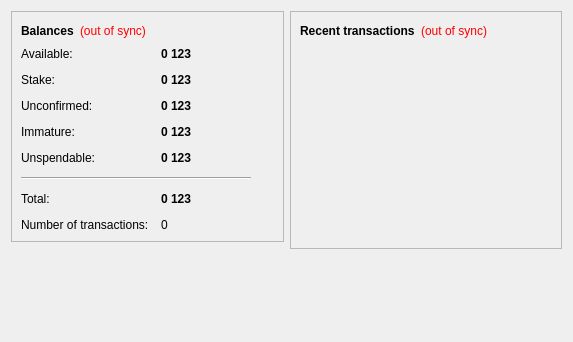
<?xml version="1.0" encoding="UTF-8"?>
<ui version="4.0">
 <class>OverviewPage</class>
 <widget class="QWidget" name="OverviewPage">
  <property name="geometry">
   <rect>
    <x>0</x>
    <y>0</y>
    <width>573</width>
    <height>342</height>
   </rect>
  </property>
  <property name="windowTitle">
   <string>Form</string>
  </property>
  <layout class="QHBoxLayout" name="horizontalLayout" stretch="1,1">
   <item>
    <layout class="QVBoxLayout" name="verticalLayout_2">
     <item>
      <widget class="QFrame" name="frame">
       <property name="frameShape">
        <enum>QFrame::StyledPanel</enum>
       </property>
       <property name="frameShadow">
        <enum>QFrame::Raised</enum>
       </property>
       <layout class="QVBoxLayout" name="verticalLayout_4">
        <item>
         <layout class="QHBoxLayout" name="horizontalLayout_4">
          <item>
           <widget class="QLabel" name="label_5">
            <property name="font">
             <font>
              <weight>75</weight>
              <bold>true</bold>
             </font>
            </property>
            <property name="text">
             <string>Balances</string>
            </property>
           </widget>
          </item>
          <item>
           <widget class="QLabel" name="labelWalletStatus">
            <property name="toolTip">
             <string>The displayed information may be out of date. Your wallet automatically synchronizes with the Movies123 network after a connection is established, but this process has not completed yet.</string>
            </property>
            <property name="styleSheet">
             <string notr="true">QLabel { color: red; }</string>
            </property>
            <property name="text">
             <string notr="true">(out of sync)</string>
            </property>
            <property name="alignment">
             <set>Qt::AlignLeading|Qt::AlignLeft|Qt::AlignVCenter</set>
            </property>
           </widget>
          </item>
          <item>
           <spacer name="horizontalSpacer_2">
            <property name="orientation">
             <enum>Qt::Horizontal</enum>
            </property>
            <property name="sizeHint" stdset="0">
             <size>
              <width>40</width>
              <height>20</height>
             </size>
            </property>
           </spacer>
          </item>
         </layout>
        </item>
        <item>
         <layout class="QFormLayout" name="formLayout_2">
          <property name="fieldGrowthPolicy">
           <enum>QFormLayout::AllNonFixedFieldsGrow</enum>
          </property>
          <property name="horizontalSpacing">
           <number>12</number>
          </property>
          <property name="verticalSpacing">
           <number>12</number>
          </property>
          <item row="0" column="0">
           <widget class="QLabel" name="labelAvailableText">
            <property name="toolTip">
             <string>Your current available balance</string>
            </property>
            <property name="text">
             <string>Available:</string>
            </property>
           </widget>
          </item>
          <item row="0" column="1">
           <widget class="QLabel" name="labelAvailable">
            <property name="font">
             <font>
              <weight>75</weight>
              <bold>true</bold>
             </font>
            </property>
            <property name="cursor">
             <cursorShape>IBeamCursor</cursorShape>
            </property>
            <property name="toolTip">
             <string>Your current available balance</string>
            </property>
            <property name="text">
             <string notr="true">0 123</string>
            </property>
            <property name="alignment">
             <set>Qt::AlignLeading|Qt::AlignLeft|Qt::AlignVCenter</set>
            </property>
            <property name="textInteractionFlags">
             <set>Qt::LinksAccessibleByMouse|Qt::TextSelectableByKeyboard|Qt::TextSelectableByMouse</set>
            </property>
           </widget>
          </item>
          <item row="1" column="0">
           <widget class="QLabel" name="label_6">
            <property name="toolTip">
             <string>Total of coins that was staked, and do not yet count toward the current balance</string>
            </property>
            <property name="text">
             <string>Stake:</string>
            </property>
           </widget>
          </item>
          <item row="1" column="1">
           <widget class="QLabel" name="labelStake">
            <property name="font">
             <font>
              <weight>75</weight>
              <bold>true</bold>
             </font>
            </property>
            <property name="cursor">
             <cursorShape>IBeamCursor</cursorShape>
            </property>
            <property name="toolTip">
             <string>Total of coins that was staked, and do not yet count toward the current balance</string>
            </property>
            <property name="text">
             <string notr="true">0 123</string>
            </property>
            <property name="alignment">
             <set>Qt::AlignLeading|Qt::AlignLeft|Qt::AlignVCenter</set>
            </property>
            <property name="textInteractionFlags">
             <set>Qt::LinksAccessibleByMouse|Qt::TextSelectableByKeyboard|Qt::TextSelectableByMouse</set>
            </property>
           </widget>
          </item>
          <item row="2" column="0">
           <widget class="QLabel" name="label_3">
            <property name="toolTip">
             <string>Total of transactions that have yet to be confirmed, and do not yet count toward the current balance</string>
            </property>
            <property name="text">
             <string>Unconfirmed:</string>
            </property>
           </widget>
          </item>
          <item row="2" column="1">
           <widget class="QLabel" name="labelUnconfirmed">
            <property name="font">
             <font>
              <weight>75</weight>
              <bold>true</bold>
             </font>
            </property>
            <property name="cursor">
             <cursorShape>IBeamCursor</cursorShape>
            </property>
            <property name="toolTip">
             <string>Total of transactions that have yet to be confirmed, and do not yet count toward the current balance</string>
            </property>
            <property name="text">
             <string notr="true">0 123</string>
            </property>
            <property name="alignment">
             <set>Qt::AlignLeading|Qt::AlignLeft|Qt::AlignVCenter</set>
            </property>
            <property name="textInteractionFlags">
             <set>Qt::LinksAccessibleByMouse|Qt::TextSelectableByKeyboard|Qt::TextSelectableByMouse</set>
            </property>
           </widget>
          </item>
          <item row="3" column="0">
           <widget class="QLabel" name="labelImmatureText">
            <property name="toolTip">
             <string>Mined balance that has not yet matured</string>
            </property>
            <property name="text">
             <string>Immature:</string>
            </property>
           </widget>
          </item>
          <item row="3" column="1">
           <widget class="QLabel" name="labelImmature">
            <property name="font">
             <font>
              <weight>75</weight>
              <bold>true</bold>
             </font>
            </property>
            <property name="toolTip">
             <string>Mined balance that has not yet matured</string>
            </property>
            <property name="text">
             <string notr="true">0 123</string>
            </property>
            <property name="alignment">
             <set>Qt::AlignLeading|Qt::AlignLeft|Qt::AlignVCenter</set>
            </property>
            <property name="textInteractionFlags">
             <set>Qt::LinksAccessibleByMouse|Qt::TextSelectableByKeyboard|Qt::TextSelectableByMouse</set>
            </property>
           </widget>
          </item>
          <item row="4" column="0">
           <widget class="QLabel" name="labelBalanceWatchOnlyText">
            <property name="toolTip">
             <string>Your unspendable balance</string>
            </property>
            <property name="text">
             <string>Unspendable:</string>
            </property>
           </widget>
          </item>
          <item row="4" column="1">
           <widget class="QLabel" name="labelBalanceWatchOnly">
            <property name="font">
             <font>
              <weight>75</weight>
              <bold>true</bold>
             </font>
            </property>
            <property name="cursor">
             <cursorShape>IBeamCursor</cursorShape>
            </property>
            <property name="toolTip">
             <string>Your unspendable balance</string>
            </property>
            <property name="text">
             <string notr="true">0 123</string>
            </property>
            <property name="alignment">
             <set>Qt::AlignLeading|Qt::AlignLeft|Qt::AlignVCenter</set>
            </property>
            <property name="textInteractionFlags">
             <set>Qt::LinksAccessibleByMouse|Qt::TextSelectableByKeyboard|Qt::TextSelectableByMouse</set>
            </property>
           </widget>
          </item>
          <item row="5" column="0" colspan="2">
           <widget class="Line" name="line">
            <property name="maximumSize">
             <size>
              <width>230</width>
              <height>16777215</height>
             </size>
            </property>
            <property name="orientation">
             <enum>Qt::Horizontal</enum>
            </property>
           </widget>
          </item>
          <item row="6" column="0">
           <widget class="QLabel" name="labelTotalText">
            <property name="toolTip">
             <string>Your current total balance</string>
            </property>
            <property name="text">
             <string>Total:</string>
            </property>
           </widget>
          </item>
          <item row="6" column="1">
           <widget class="QLabel" name="labelTotal">
            <property name="font">
             <font>
              <weight>75</weight>
              <bold>true</bold>
             </font>
            </property>
            <property name="toolTip">
             <string>Your current total balance</string>
            </property>
            <property name="text">
             <string notr="true">0 123</string>
            </property>
            <property name="alignment">
             <set>Qt::AlignLeading|Qt::AlignLeft|Qt::AlignVCenter</set>
            </property>
            <property name="textInteractionFlags">
             <set>Qt::LinksAccessibleByMouse|Qt::TextSelectableByKeyboard|Qt::TextSelectableByMouse</set>
            </property>
           </widget>
          </item>
          <item row="7" column="0">
           <widget class="QLabel" name="label_2">
            <property name="toolTip">
             <string>Total number of transactions in wallet</string>
            </property>
            <property name="text">
             <string>Number of transactions:</string>
            </property>
           </widget>
          </item>
          <item row="7" column="1">
           <widget class="QLabel" name="labelNumTransactions">
            <property name="toolTip">
             <string>Total number of transactions in wallet</string>
            </property>
            <property name="text">
             <string notr="true">0</string>
            </property>
           </widget>
          </item>
         </layout>
        </item>
       </layout>
      </widget>
     </item>
     <item>
      <spacer name="verticalSpacer">
       <property name="orientation">
        <enum>Qt::Vertical</enum>
       </property>
       <property name="sizeHint" stdset="0">
        <size>
         <width>20</width>
         <height>40</height>
        </size>
       </property>
      </spacer>
     </item>
    </layout>
   </item>
   <item>
    <layout class="QVBoxLayout" name="verticalLayout_3">
     <item>
      <widget class="QFrame" name="frame_2">
       <property name="frameShape">
        <enum>QFrame::StyledPanel</enum>
       </property>
       <property name="frameShadow">
        <enum>QFrame::Raised</enum>
       </property>
       <layout class="QVBoxLayout" name="verticalLayout">
        <item>
         <layout class="QHBoxLayout" name="horizontalLayout_2">
          <item>
           <widget class="QLabel" name="label_4">
            <property name="text">
             <string>&lt;b&gt;Recent transactions&lt;/b&gt;</string>
            </property>
           </widget>
          </item>
          <item>
           <widget class="QLabel" name="labelTransactionsStatus">
            <property name="toolTip">
             <string>The displayed information may be out of date. Your wallet automatically synchronizes with the Movies123 network after a connection is established, but this process has not completed yet.</string>
            </property>
            <property name="styleSheet">
             <string notr="true">QLabel { color: red; }</string>
            </property>
            <property name="text">
             <string notr="true">(out of sync)</string>
            </property>
            <property name="alignment">
             <set>Qt::AlignRight|Qt::AlignTrailing|Qt::AlignVCenter</set>
            </property>
           </widget>
          </item>
          <item>
           <spacer name="horizontalSpacer">
            <property name="orientation">
             <enum>Qt::Horizontal</enum>
            </property>
            <property name="sizeHint" stdset="0">
             <size>
              <width>40</width>
              <height>20</height>
             </size>
            </property>
           </spacer>
          </item>
         </layout>
        </item>
        <item>
         <widget class="QListView" name="listTransactions">
          <property name="styleSheet">
           <string notr="true">QListView { background: transparent; }</string>
          </property>
          <property name="frameShape">
           <enum>QFrame::NoFrame</enum>
          </property>
          <property name="verticalScrollBarPolicy">
           <enum>Qt::ScrollBarAlwaysOff</enum>
          </property>
          <property name="horizontalScrollBarPolicy">
           <enum>Qt::ScrollBarAlwaysOff</enum>
          </property>
          <property name="selectionMode">
           <enum>QAbstractItemView::NoSelection</enum>
          </property>
         </widget>
        </item>
       </layout>
      </widget>
     </item>
     <item>
      <spacer name="verticalSpacer_2">
       <property name="orientation">
        <enum>Qt::Vertical</enum>
       </property>
       <property name="sizeHint" stdset="0">
        <size>
         <width>20</width>
         <height>40</height>
        </size>
       </property>
      </spacer>
     </item>
    </layout>
   </item>
  </layout>
 </widget>
 <resources/>
 <connections/>
</ui>
